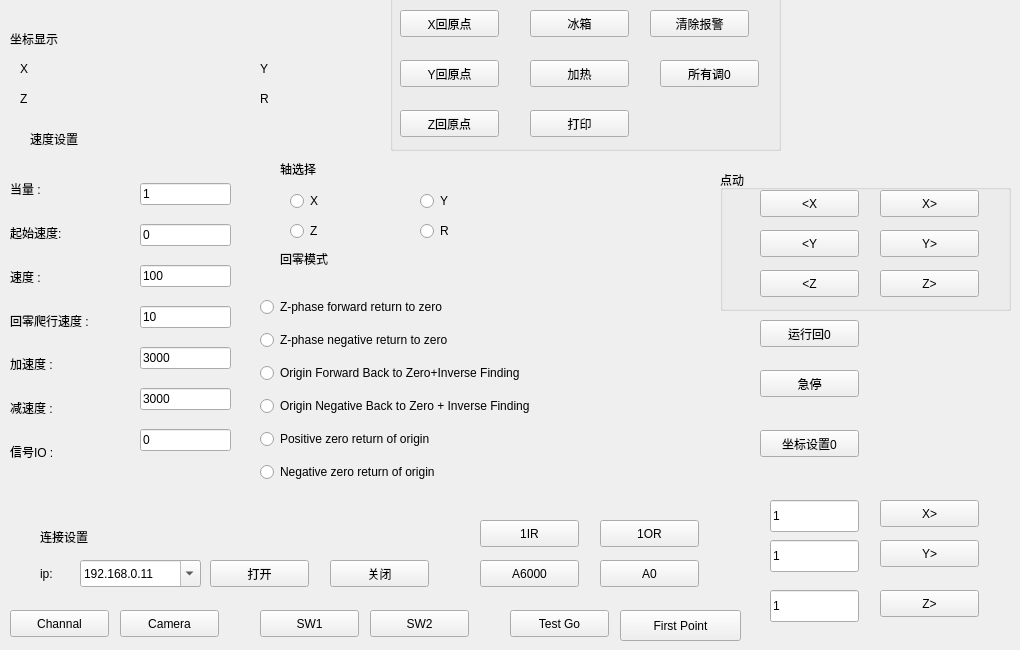
    <widget class="QWidget" name="Test">
     <attribute name="title">
      <string>测试</string>
     </attribute>
     <widget class="QPushButton" name="Clear">
      <property name="geometry">
       <rect>
        <x>760</x>
        <y>430</y>
        <width>99</width>
        <height>27</height>
       </rect>
      </property>
      <property name="text">
       <string>坐标设置0</string>
      </property>
     </widget>
     <widget class="QPushButton" name="Start">
      <property name="geometry">
       <rect>
        <x>760</x>
        <y>320</y>
        <width>99</width>
        <height>27</height>
       </rect>
      </property>
      <property name="text">
       <string>运行回0</string>
      </property>
     </widget>
     <widget class="QPushButton" name="Stop">
      <property name="geometry">
       <rect>
        <x>760</x>
        <y>370</y>
        <width>99</width>
        <height>27</height>
       </rect>
      </property>
      <property name="text">
       <string>急停</string>
      </property>
     </widget>
     <widget class="QWidget" name="verticalLayoutWidget_3">
      <property name="geometry">
       <rect>
        <x>260</x>
        <y>290</y>
        <width>401</width>
        <height>201</height>
       </rect>
      </property>
      <layout class="QVBoxLayout" name="verticalLayout_3">
       <item>
        <widget class="QRadioButton" name="radio_1">
         <property name="text">
          <string>Z-phase forward return to zero</string>
         </property>
        </widget>
       </item>
       <item>
        <widget class="QRadioButton" name="radio_2">
         <property name="text">
          <string>Z-phase negative return to zero</string>
         </property>
        </widget>
       </item>
       <item>
        <widget class="QRadioButton" name="radio_3">
         <property name="text">
          <string>Origin Forward Back to Zero+Inverse Finding</string>
         </property>
        </widget>
       </item>
       <item>
        <widget class="QRadioButton" name="radio_4">
         <property name="text">
          <string>Origin Negative Back to Zero + Inverse Finding</string>
         </property>
        </widget>
       </item>
       <item>
        <widget class="QRadioButton" name="radio_5">
         <property name="text">
          <string>Positive zero return of origin</string>
         </property>
        </widget>
       </item>
       <item>
        <widget class="QRadioButton" name="radio_6">
         <property name="text">
          <string>Negative zero return of origin</string>
         </property>
        </widget>
       </item>
      </layout>
     </widget>
     <widget class="QWidget" name="verticalLayoutWidget_2">
      <property name="geometry">
       <rect>
        <x>140</x>
        <y>170</y>
        <width>91</width>
        <height>301</height>
       </rect>
      </property>
      <layout class="QVBoxLayout" name="verticalLayout_2">
       <item>
        <widget class="QLineEdit" name="units_value">
         <property name="text">
          <string>1</string>
         </property>
        </widget>
       </item>
       <item>
        <widget class="QLineEdit" name="Lspeed_value">
         <property name="text">
          <string>0</string>
         </property>
        </widget>
       </item>
       <item>
        <widget class="QLineEdit" name="Speed_value">
         <property name="text">
          <string>100</string>
         </property>
        </widget>
       </item>
       <item>
        <widget class="QLineEdit" name="craw_value">
         <property name="text">
          <string>10</string>
         </property>
        </widget>
       </item>
       <item>
        <widget class="QLineEdit" name="accel_value">
         <property name="text">
          <string>3000</string>
         </property>
        </widget>
       </item>
       <item>
        <widget class="QLineEdit" name="decel_value">
         <property name="text">
          <string>3000</string>
         </property>
        </widget>
       </item>
       <item>
        <widget class="QLineEdit" name="iol_value">
         <property name="text">
          <string>0</string>
         </property>
        </widget>
       </item>
      </layout>
     </widget>
     <widget class="QWidget" name="verticalLayoutWidget">
      <property name="geometry">
       <rect>
        <x>10</x>
        <y>170</y>
        <width>142</width>
        <height>301</height>
       </rect>
      </property>
      <layout class="QVBoxLayout" name="verticalLayout">
       <item>
        <widget class="QLabel" name="label_10">
         <property name="text">
          <string>当量 :</string>
         </property>
        </widget>
       </item>
       <item>
        <widget class="QLabel" name="label_9">
         <property name="text">
          <string>起始速度:</string>
         </property>
        </widget>
       </item>
       <item>
        <widget class="QLabel" name="label_12">
         <property name="text">
          <string>速度 :</string>
         </property>
        </widget>
       </item>
       <item>
        <widget class="QLabel" name="label_11">
         <property name="text">
          <string>回零爬行速度 :</string>
         </property>
        </widget>
       </item>
       <item>
        <widget class="QLabel" name="label_13">
         <property name="text">
          <string>加速度 :</string>
         </property>
        </widget>
       </item>
       <item>
        <widget class="QLabel" name="label_8">
         <property name="text">
          <string>减速度 :</string>
         </property>
        </widget>
       </item>
       <item>
        <widget class="QLabel" name="label_14">
         <property name="text">
          <string>信号IO :</string>
         </property>
        </widget>
       </item>
      </layout>
     </widget>
     <widget class="QLabel" name="label_15">
      <property name="geometry">
       <rect>
        <x>280</x>
        <y>160</y>
        <width>151</width>
        <height>17</height>
       </rect>
      </property>
      <property name="text">
       <string>轴选择</string>
      </property>
     </widget>
     <widget class="QRadioButton" name="radio_Y">
      <property name="geometry">
       <rect>
        <x>420</x>
        <y>190</y>
        <width>117</width>
        <height>22</height>
       </rect>
      </property>
      <property name="text">
       <string>Y</string>
      </property>
     </widget>
     <widget class="QRadioButton" name="radio_R">
      <property name="geometry">
       <rect>
        <x>420</x>
        <y>220</y>
        <width>117</width>
        <height>22</height>
       </rect>
      </property>
      <property name="text">
       <string>R</string>
      </property>
     </widget>
     <widget class="QRadioButton" name="radi_Z">
      <property name="geometry">
       <rect>
        <x>290</x>
        <y>220</y>
        <width>117</width>
        <height>22</height>
       </rect>
      </property>
      <property name="text">
       <string>Z</string>
      </property>
     </widget>
     <widget class="QRadioButton" name="radio_X">
      <property name="geometry">
       <rect>
        <x>290</x>
        <y>190</y>
        <width>117</width>
        <height>22</height>
       </rect>
      </property>
      <property name="text">
       <string>X</string>
      </property>
     </widget>
     <widget class="QGroupBox" name="groupBox_2">
      <property name="geometry">
       <rect>
        <x>720</x>
        <y>170</y>
        <width>291</width>
        <height>141</height>
       </rect>
      </property>
      <property name="title">
       <string>点动</string>
      </property>
      <widget class="QPushButton" name="btnZAdd">
       <property name="geometry">
        <rect>
         <x>40</x>
         <y>100</y>
         <width>99</width>
         <height>27</height>
        </rect>
       </property>
       <property name="text">
        <string>&lt;Z</string>
       </property>
      </widget>
      <widget class="QPushButton" name="btnZSub">
       <property name="geometry">
        <rect>
         <x>160</x>
         <y>100</y>
         <width>99</width>
         <height>27</height>
        </rect>
       </property>
       <property name="text">
        <string>Z&gt;</string>
       </property>
      </widget>
      <widget class="QPushButton" name="btnYAdd">
       <property name="geometry">
        <rect>
         <x>40</x>
         <y>60</y>
         <width>99</width>
         <height>27</height>
        </rect>
       </property>
       <property name="text">
        <string>&lt;Y</string>
       </property>
      </widget>
      <widget class="QPushButton" name="btnYSub">
       <property name="geometry">
        <rect>
         <x>160</x>
         <y>60</y>
         <width>99</width>
         <height>27</height>
        </rect>
       </property>
       <property name="text">
        <string>Y&gt;</string>
       </property>
      </widget>
      <widget class="QPushButton" name="btnXAdd">
       <property name="geometry">
        <rect>
         <x>40</x>
         <y>20</y>
         <width>99</width>
         <height>27</height>
        </rect>
       </property>
       <property name="text">
        <string>&lt;X</string>
       </property>
      </widget>
      <widget class="QPushButton" name="btnXSub">
       <property name="geometry">
        <rect>
         <x>160</x>
         <y>20</y>
         <width>99</width>
         <height>27</height>
        </rect>
       </property>
       <property name="text">
        <string>X&gt;</string>
       </property>
      </widget>
     </widget>
     <widget class="QLabel" name="label_16">
      <property name="geometry">
       <rect>
        <x>280</x>
        <y>250</y>
        <width>201</width>
        <height>17</height>
       </rect>
      </property>
      <property name="text">
       <string>回零模式</string>
      </property>
     </widget>
     <widget class="QGroupBox" name="groupBox">
      <property name="geometry">
       <rect>
        <x>390</x>
        <y>-20</y>
        <width>391</width>
        <height>171</height>
       </rect>
      </property>
      <property name="title">
       <string>操作</string>
      </property>
      <widget class="QPushButton" name="btnIO3">
       <property name="geometry">
        <rect>
         <x>140</x>
         <y>130</y>
         <width>99</width>
         <height>27</height>
        </rect>
       </property>
       <property name="text">
        <string>打印</string>
       </property>
      </widget>
      <widget class="QPushButton" name="btnIO2">
       <property name="geometry">
        <rect>
         <x>140</x>
         <y>80</y>
         <width>99</width>
         <height>27</height>
        </rect>
       </property>
       <property name="text">
        <string>加热</string>
       </property>
      </widget>
      <widget class="QPushButton" name="btnIO1">
       <property name="geometry">
        <rect>
         <x>140</x>
         <y>30</y>
         <width>99</width>
         <height>27</height>
        </rect>
       </property>
       <property name="text">
        <string>冰箱</string>
       </property>
      </widget>
      <widget class="QPushButton" name="btnOriginX">
       <property name="geometry">
        <rect>
         <x>10</x>
         <y>30</y>
         <width>99</width>
         <height>27</height>
        </rect>
       </property>
       <property name="text">
        <string>X回原点</string>
       </property>
      </widget>
      <widget class="QPushButton" name="btnOriginY">
       <property name="geometry">
        <rect>
         <x>10</x>
         <y>80</y>
         <width>99</width>
         <height>27</height>
        </rect>
       </property>
       <property name="text">
        <string>Y回原点</string>
       </property>
      </widget>
      <widget class="QPushButton" name="btnOriginZ">
       <property name="geometry">
        <rect>
         <x>10</x>
         <y>130</y>
         <width>99</width>
         <height>27</height>
        </rect>
       </property>
       <property name="text">
        <string>Z回原点</string>
       </property>
      </widget>
      <widget class="QPushButton" name="btnClear">
       <property name="geometry">
        <rect>
         <x>260</x>
         <y>30</y>
         <width>99</width>
         <height>27</height>
        </rect>
       </property>
       <property name="text">
        <string>清除报警</string>
       </property>
      </widget>
      <widget class="QPushButton" name="btnAllZero">
       <property name="geometry">
        <rect>
         <x>270</x>
         <y>80</y>
         <width>99</width>
         <height>27</height>
        </rect>
       </property>
       <property name="text">
        <string>所有调0</string>
       </property>
      </widget>
     </widget>
     <widget class="QLabel" name="label_7">
      <property name="geometry">
       <rect>
        <x>30</x>
        <y>130</y>
        <width>67</width>
        <height>17</height>
       </rect>
      </property>
      <property name="text">
       <string>速度设置</string>
      </property>
     </widget>
     <widget class="QLabel" name="label_y">
      <property name="geometry">
       <rect>
        <x>260</x>
        <y>60</y>
        <width>171</width>
        <height>17</height>
       </rect>
      </property>
      <property name="text">
       <string>Y</string>
      </property>
     </widget>
     <widget class="QLabel" name="label_z">
      <property name="geometry">
       <rect>
        <x>20</x>
        <y>90</y>
        <width>181</width>
        <height>17</height>
       </rect>
      </property>
      <property name="text">
       <string>Z</string>
      </property>
     </widget>
     <widget class="QLabel" name="label_r">
      <property name="geometry">
       <rect>
        <x>260</x>
        <y>90</y>
        <width>171</width>
        <height>17</height>
       </rect>
      </property>
      <property name="text">
       <string>R</string>
      </property>
     </widget>
     <widget class="QLabel" name="label_2">
      <property name="geometry">
       <rect>
        <x>10</x>
        <y>30</y>
        <width>111</width>
        <height>17</height>
       </rect>
      </property>
      <property name="text">
       <string>坐标显示</string>
      </property>
     </widget>
     <widget class="QLabel" name="label_x">
      <property name="geometry">
       <rect>
        <x>20</x>
        <y>60</y>
        <width>191</width>
        <height>17</height>
       </rect>
      </property>
      <property name="text">
       <string>X</string>
      </property>
     </widget>
     <widget class="QPushButton" name="close">
      <property name="geometry">
       <rect>
        <x>330</x>
        <y>560</y>
        <width>99</width>
        <height>27</height>
       </rect>
      </property>
      <property name="text">
       <string>关闭</string>
      </property>
     </widget>
     <widget class="QPushButton" name="open">
      <property name="geometry">
       <rect>
        <x>210</x>
        <y>560</y>
        <width>99</width>
        <height>27</height>
       </rect>
      </property>
      <property name="text">
       <string>打开</string>
      </property>
     </widget>
     <widget class="QComboBox" name="comboBox_IP">
      <property name="geometry">
       <rect>
        <x>80</x>
        <y>560</y>
        <width>121</width>
        <height>27</height>
       </rect>
      </property>
      <property name="editable">
       <bool>true</bool>
      </property>
      <property name="currentText">
       <string>192.168.0.11</string>
      </property>
      <item>
       <property name="text">
        <string>192.168.0.11</string>
       </property>
      </item>
      <item>
       <property name="text">
        <string>127.0.0.1</string>
       </property>
      </item>
      <item>
       <property name="text">
        <string/>
       </property>
      </item>
     </widget>
     <widget class="QLabel" name="label">
      <property name="geometry">
       <rect>
        <x>40</x>
        <y>566</y>
        <width>41</width>
        <height>16</height>
       </rect>
      </property>
      <property name="text">
       <string>ip:</string>
      </property>
     </widget>
     <widget class="QLabel" name="label_21">
      <property name="geometry">
       <rect>
        <x>40</x>
        <y>526</y>
        <width>151</width>
        <height>21</height>
       </rect>
      </property>
      <property name="text">
       <string>连接设置</string>
      </property>
     </widget>
     <widget class="QPushButton" name="btnCamera">
      <property name="geometry">
       <rect>
        <x>120</x>
        <y>610</y>
        <width>99</width>
        <height>27</height>
       </rect>
      </property>
      <property name="text">
       <string>Camera</string>
      </property>
     </widget>
     <widget class="QPushButton" name="btnChannal">
      <property name="geometry">
       <rect>
        <x>10</x>
        <y>610</y>
        <width>99</width>
        <height>27</height>
       </rect>
      </property>
      <property name="text">
       <string>Channal</string>
      </property>
     </widget>
     <widget class="QLineEdit" name="xgo">
      <property name="geometry">
       <rect>
        <x>770</x>
        <y>500</y>
        <width>89</width>
        <height>32</height>
       </rect>
      </property>
      <property name="text">
       <string>1</string>
      </property>
     </widget>
     <widget class="QLineEdit" name="ygo">
      <property name="geometry">
       <rect>
        <x>770</x>
        <y>540</y>
        <width>89</width>
        <height>32</height>
       </rect>
      </property>
      <property name="text">
       <string>1</string>
      </property>
     </widget>
     <widget class="QLineEdit" name="zgo">
      <property name="geometry">
       <rect>
        <x>770</x>
        <y>590</y>
        <width>89</width>
        <height>32</height>
       </rect>
      </property>
      <property name="text">
       <string>1</string>
      </property>
     </widget>
     <widget class="QPushButton" name="btnZGo">
      <property name="geometry">
       <rect>
        <x>880</x>
        <y>590</y>
        <width>99</width>
        <height>27</height>
       </rect>
      </property>
      <property name="text">
       <string>Z&gt;</string>
      </property>
     </widget>
     <widget class="QPushButton" name="btnXGo">
      <property name="geometry">
       <rect>
        <x>880</x>
        <y>500</y>
        <width>99</width>
        <height>27</height>
       </rect>
      </property>
      <property name="text">
       <string>X&gt;</string>
      </property>
     </widget>
     <widget class="QPushButton" name="btnYGo">
      <property name="geometry">
       <rect>
        <x>880</x>
        <y>540</y>
        <width>99</width>
        <height>27</height>
       </rect>
      </property>
      <property name="text">
       <string>Y&gt;</string>
      </property>
     </widget>
     <widget class="QPushButton" name="btnTestGo">
      <property name="geometry">
       <rect>
        <x>510</x>
        <y>610</y>
        <width>99</width>
        <height>27</height>
       </rect>
      </property>
      <property name="text">
       <string>Test Go</string>
      </property>
     </widget>
     <widget class="QPushButton" name="btnOrigin">
      <property name="geometry">
       <rect>
        <x>620</x>
        <y>610</y>
        <width>121</width>
        <height>31</height>
       </rect>
      </property>
      <property name="text">
       <string>First Point</string>
      </property>
     </widget>
     <widget class="QPushButton" name="btnSw1">
      <property name="geometry">
       <rect>
        <x>260</x>
        <y>610</y>
        <width>99</width>
        <height>27</height>
       </rect>
      </property>
      <property name="text">
       <string>SW1</string>
      </property>
     </widget>
     <widget class="QPushButton" name="btnSw2">
      <property name="geometry">
       <rect>
        <x>370</x>
        <y>610</y>
        <width>99</width>
        <height>27</height>
       </rect>
      </property>
      <property name="text">
       <string>SW2</string>
      </property>
     </widget>
     <widget class="QPushButton" name="btnA6000">
      <property name="geometry">
       <rect>
        <x>480</x>
        <y>560</y>
        <width>99</width>
        <height>27</height>
       </rect>
      </property>
      <property name="text">
       <string>A6000</string>
      </property>
     </widget>
     <widget class="QPushButton" name="btnA0">
      <property name="geometry">
       <rect>
        <x>600</x>
        <y>560</y>
        <width>99</width>
        <height>27</height>
       </rect>
      </property>
      <property name="text">
       <string>A0</string>
      </property>
     </widget>
     <widget class="QPushButton" name="btn1OR">
      <property name="geometry">
       <rect>
        <x>600</x>
        <y>520</y>
        <width>99</width>
        <height>27</height>
       </rect>
      </property>
      <property name="text">
       <string>1OR</string>
      </property>
     </widget>
     <widget class="QPushButton" name="btn1IR">
      <property name="geometry">
       <rect>
        <x>480</x>
        <y>520</y>
        <width>99</width>
        <height>27</height>
       </rect>
      </property>
      <property name="text">
       <string>1IR</string>
      </property>
     </widget>
    </widget>
